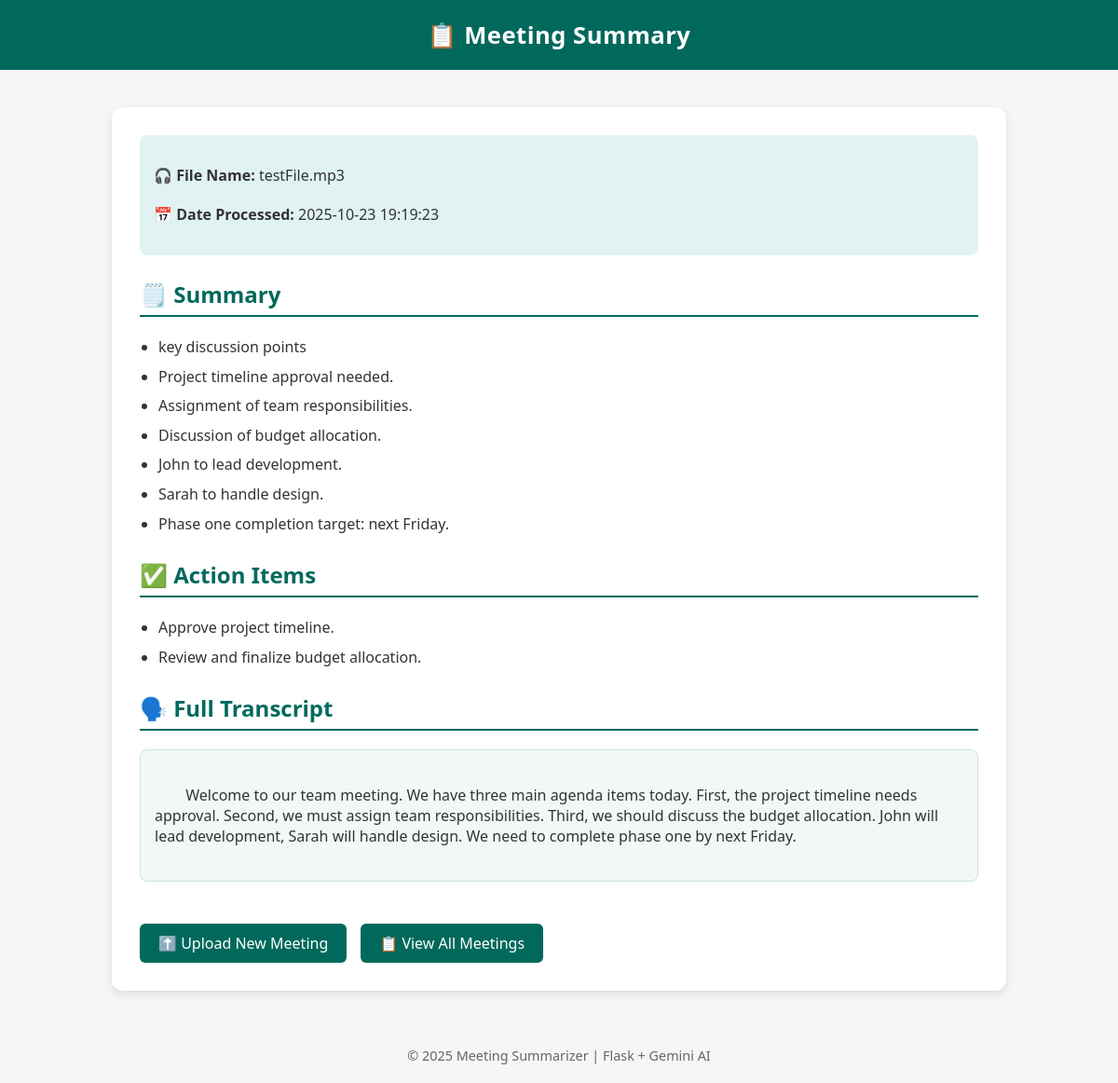
The app's page /api/v1/meetings/13 with its own data.
### tables this page shows
CREATE TABLE meetings (
            id INTEGER PRIMARY KEY AUTOINCREMENT,
            filename TEXT,
            attendees TEXT,
            transcript TEXT,
            summary TEXT,
            people TEXT,
            action_items TEXT,
            created_at TEXT
        );

### backend/routes/meeting.py (the view)
@meetings_bp.route("/meetings/<int:meeting_id>")
def view_meeting(meeting_id):
    conn = sqlite3.connect(DB_PATH)
    cur = conn.cursor()
    cur.execute(
        "SELECT id, filename, transcript, summary, action_items, created_at FROM meetings WHERE id = ?",
        (meeting_id,),
    )
    row = cur.fetchone()
    conn.close()
    if not row:
        flash("Meeting not found")
        return redirect(url_for("home"))
    meeting = {
        "id": row[0],
        "filename": row[1],
        "transcript": row[2],
        "summary": row[3],
        "action_items": row[4],
        "created_at": row[5],
    }
    return render_template("meetings.html", meeting=meeting)

### frontend/templates/meetings.html (shortened to what this page needs)
<!DOCTYPE html>
<html lang="en">
<head>
</head>
<body>
  <header>📋 Meeting Summary</header>
  <div class="container">
    <div class="meta">
      <p><strong>🎧 File Name:</strong> {{ meeting.filename }}</p>
      <p><strong>📅 Date Processed:</strong> {{ meeting.created_at }}</p>
    </div>
    <div class="section">
      <h2>🗒️ Summary</h2>
      {% if meeting.summary %}
        <ul>
          {% for point in meeting.summary.split('*') if point.strip() %}
            <li>{{ point.strip() }}</li>
          {% endfor %}
        </ul>
      {% else %}
        <p>No summary generated.</p>
      {% endif %}
    </div>
    <div class="section">
      <h2>✅ Action Items</h2>
      {% if meeting.action_items %}
        <ul>
          {% for item in meeting.action_items.split('*') if item.strip() %}
            <li>{{ item.strip() }}</li>
          {% endfor %}
        </ul>
      {% else %}
        <p>No action items found.</p>
      {% endif %}
    </div>
    <div class="section">
      <h2>🗣️ Full Transcript</h2>
      <div class="transcript">
        {{ meeting.transcript if meeting.transcript else "Transcript unavailable." }}
      </div>
    </div>
    <div style="display: flex; gap: 15px; flex-wrap: wrap;">
      <a href="/" class="button">⬆️ Upload New Meeting</a>
      <a href="/meetings" class="button">📋 View All Meetings</a>
    </div>
  </div>
  <footer>
    © 2025 Meeting Summarizer | Flask + Gemini AI
  </footer>
</body>
</html>

### frontend/templates/meetings.html (style rules this page uses)
body { font-family: "Segoe UI", Arial, sans-serif; background-color: #f4f6f7; margin: 0; padding: 0; }
header { background-color: #00695c; color: white; padding: 20px; text-align: center; font-size: 1.6em; font-weight: bold; letter-spacing: 0.5px; }
.container { max-width: 900px; margin: 40px auto; background-color: white; padding: 30px; border-radius: 12px; box-shadow: 0 4px 10px rgba(0, 0, 0, 0.1); }
h2 { color: #00695c; border-bottom: 2px solid #00695c; padding-bottom: 6px; margin-top: 25px; }
ul { padding-left: 20px; margin: 10px 0; color: #333; line-height: 1.6; }
li { margin-bottom: 6px; }
p { line-height: 1.6; font-size: 1rem; color: #333; }
.section { margin-bottom: 25px; }
.meta { background: #e0f2f1; padding: 15px; border-radius: 8px; font-size: 0.95em; color: #004d40; margin-bottom: 25px; }
a.button { display: inline-block; background-color: #00695c; color: white; text-decoration: none; padding: 10px 20px; border-radius: 6px; margin-top: 20px; transition: 0.3s; font-weight: 500; }
.transcript { background-color: #f1f8f6; padding: 15px; border-radius: 8px; white-space: pre-wrap; color: #333; border: 1px solid #cce3df; }
footer { text-align: center; color: #666; font-size: 0.9em; padding: 20px; margin-top: 40px; }

### records on screen
meetings: filename "testFile.mp3", created_at "2025-10-23 19:19:23", transcript "Welcome to our team meeting. We have three main agenda items today. First, the project timeline needs approval. Second, we must assign team responsibilities. Third, we should discuss the budget allocation. John will lead development, Sarah will handle design. We need to complete phase one by next Friday."

### other values on screen
{{ point.strip() }} "key discussion points" "Project timeline approval needed." "Assignment of team responsibilities." "Discussion of budget allocation." "John to lead development." "Sarah to handle design." "Phase one completion target: next Friday."
{{ item.strip() }} "Approve project timeline." "Review and finalize budget allocation."
